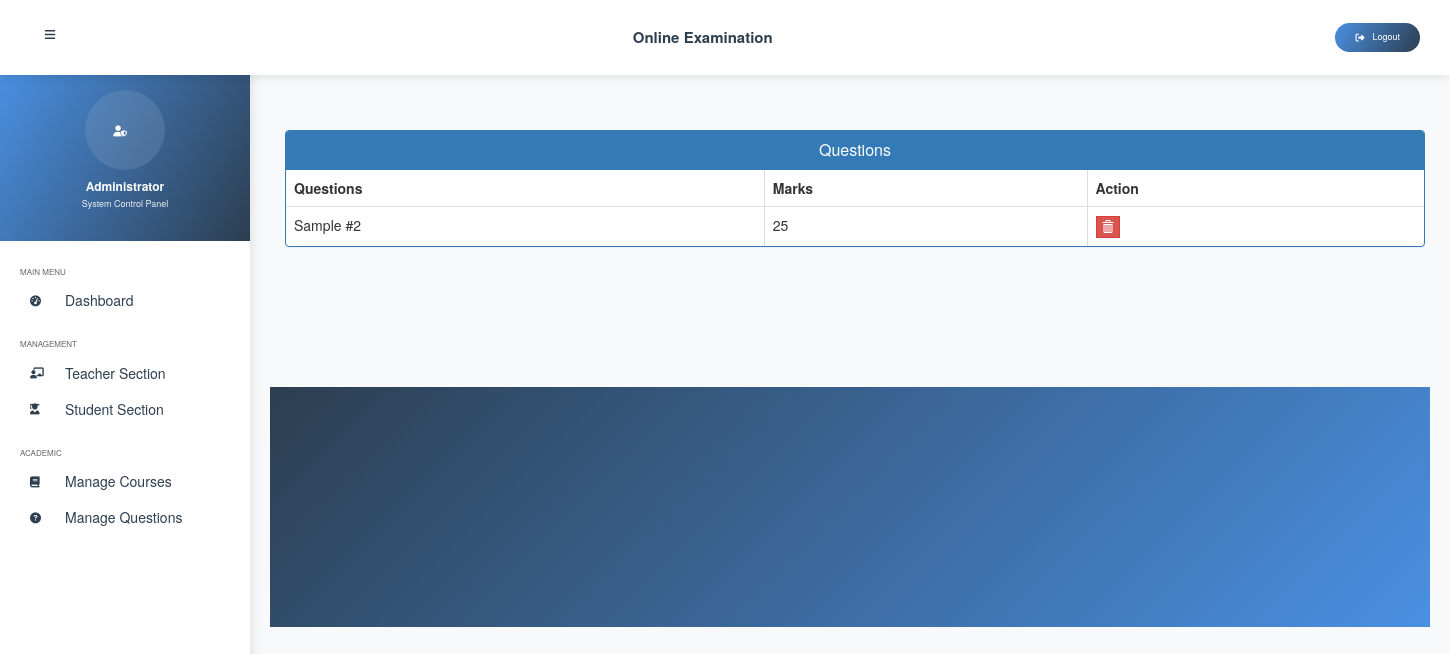
/view-question/1 (signed in), run on an earlier commit of the app's database.
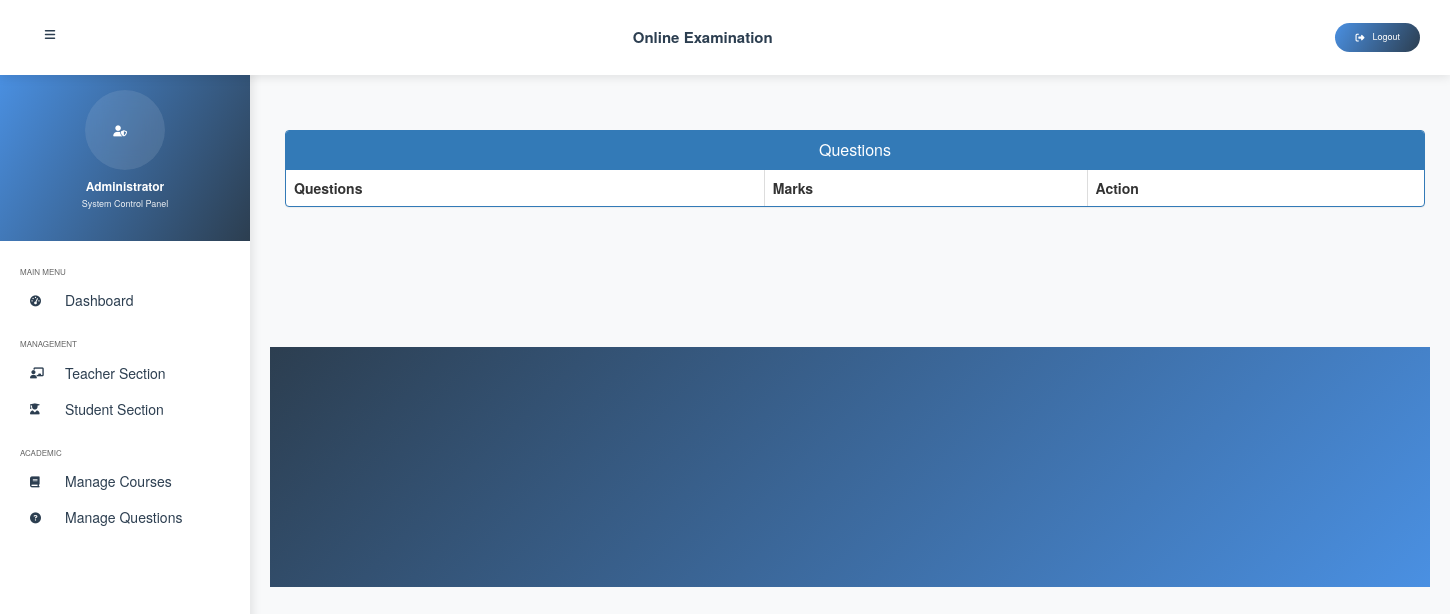
And on a later commit of the database.
### exam/models.py (models this page shows, shortened)
class Question(models.Model):
    QUESTION_TYPES = (
        ('mcq', 'Multiple Choice'),
        ('saq', 'Short Answer'),
    )
    course = models.ForeignKey(Course, on_delete=models.CASCADE)  # Links question to specific course, deletes questions if course is deleted
    marks = models.PositiveIntegerField()
    question = models.CharField(max_length=600)
    question_type = models.CharField(max_length=3, choices=QUESTION_TYPES, default='mcq')  # Determines if question is MCQ or SAQ
    option1 = models.CharField(max_length=200, null=True, blank=True)
    option2 = models.CharField(max_length=200, null=True, blank=True)
    option3 = models.CharField(max_length=200, null=True, blank=True)
    option4 = models.CharField(max_length=200, null=True, blank=True)
    cat = (('Option1','Option1'),('Option2','Option2'),('Option3','Option3'),('Option4','Option4'))
    answer = models.CharField(max_length=1000)  # Increased length for SAQ answers
    max_words = models.PositiveIntegerField(null=True, blank=True, help_text='Maximum words for SAQ answers')

### exam/views.py (the view)
# urls.py: path('view-question/<int:pk>', views.view_question_view,name='view-question'),  # Dynamic URL for viewing questions in a specific course
@login_required(login_url='adminlogin')
def view_question_view(request,pk):
    questions=models.Question.objects.all().filter(course_id=pk)
    return render(request,'exam/view_question.html',{'questions':questions})

### templates/exam/view_question.html (shortened to what this page needs)
{% extends 'exam/adminbase.html' %}
{% block content %}
{%load static%}
<head>
  <link href="//netdna.bootstrapcdn.com/bootstrap/3.0.0/css/bootstrap.min.css" rel="stylesheet" id="bootstrap-css">
</head>
<br><br>
<div class="container">
  <div class="panel panel-primary rounded-0">
    <div class="panel-heading rounded-0">
      <h6 class="panel-title">Questions</h6>
    </div>
    <table class="table table-hover table-bordered" id="dev-table">
      <thead>
        <tr>
          <th>Questions</th>
          <th>Marks</th>
          <th>Action</th>
        </tr>
      </thead>
      {% for c in questions %}
      <tr>
        <td> {{c.question}}</td>
        <td>{{c.marks}}</td>
        <td><a class="btn btn-danger btn-xs" style="border-radius: 0%;" href="{% url 'delete-question' c.id  %}"><span class="glyphicon glyphicon-trash"></span></a></td>
      </tr>
      {% endfor %}
    </table>
  </div>
</div>
<br><br><br><br><br><br>
{% endblock content %}

What changed in the data, as far as the page shows it:
removed Question: question "Sample #2", marks "25"
